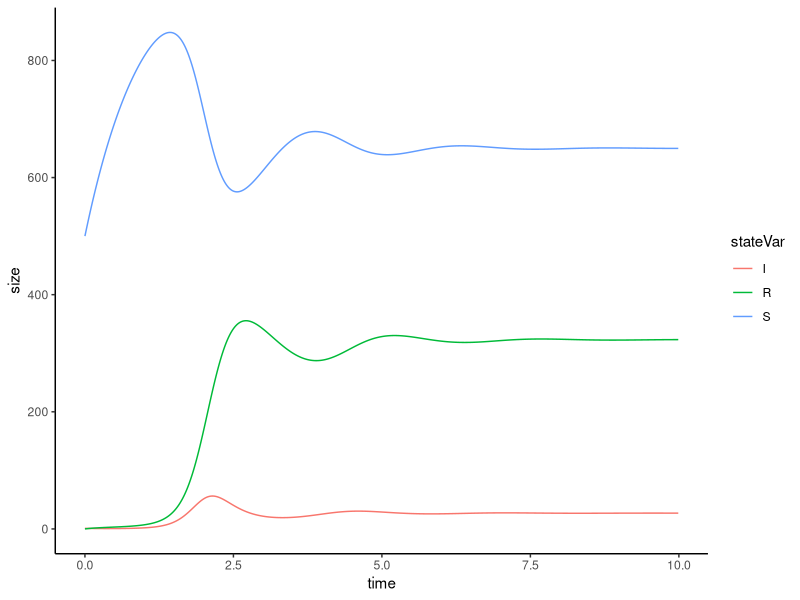
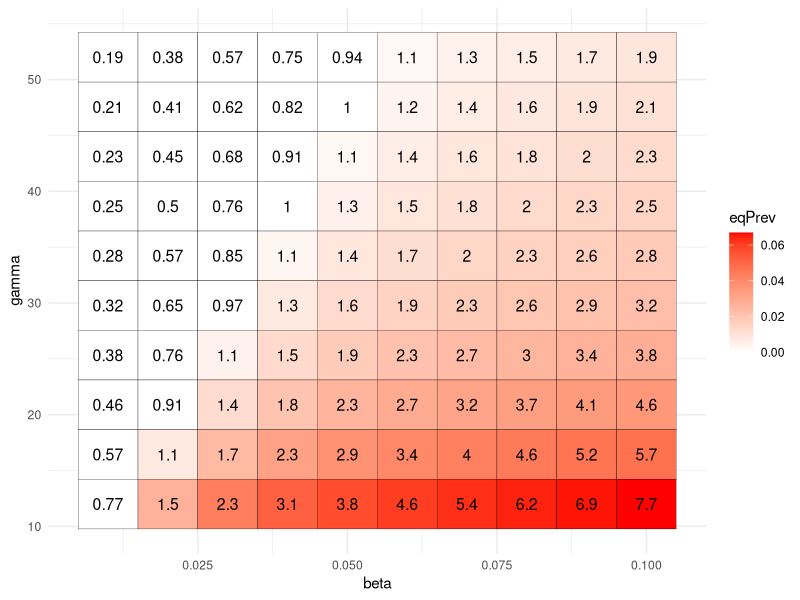

The R script that drew these images, in order:
## ---- chunk 1
knitr::opts_chunk$set(echo = TRUE)
## ---- chunk 2
library(tidyverse)
library(magrittr)
library(deSolve)
## ---- chunk 3

sirMod = function(t, y, params){
  S = y[1]
  I = y[2]
  R = y[3]
  
  
  with(as.list(params),{
    dS = lambda - mu*S - beta*S*I
    dI = beta*S*I - mu*I - gamma*I
    dR = gamma*I - mu*R 
    
    res=c(dS, dI, dR)
    list(res)
  }
  )
}

## ---- chunk 4
times  = seq(0, 10, by=1/100)
params  = c(lambda=1000.0, mu=1.0, beta=0.02, gamma=12.0)
start = c(S = 500, I = 1, R = 0)
## ---- chunk 5
R0 <- (params["beta"]*params["lambda"]/params["mu"])/(params["mu"]+params["gamma"])
## ---- chunk 6
out <- as.data.frame(ode(start, times, sirMod, params))
## ---- chunk 7
q <- out %>% pivot_longer(.,2:4,names_to="stateVar",values_to="size")
q %>% dplyr::filter(time<10) %>% ggplot(.,aes(x=time,y=size,col=stateVar))+geom_line()+theme_classic()
## ---- chunk 8
myBetas <- seq(0.01,0.1,0.01)
myGammas <- seq(52.0,12.0,length.out=10) #from 1 week to one month

eq <- tibble(beta=numeric(0),gamma=numeric(0),eqPrev=numeric(0),R0=numeric(0))

for (i in 1:length(myBetas)){
  for (j in 1:length(myGammas)){
    params["beta"] <- myBetas[i]
    params["gamma"] <- myGammas[j]
    R0 <- (params["beta"]*params["lambda"]/params["mu"])/(params["mu"]+params["gamma"])
    R0 <- unname(R0)
    R0 <- as.numeric(format(R0,digits=2))
    out2 <- as.data.frame(ode(start, times, sirMod, params))
    eqPrev <- out2 %>% slice(n()) %>% mutate(p=I/(S+I+R)) %>% pull(p)
    eq %<>% add_case(beta=myBetas[i],gamma=myGammas[j],eqPrev=eqPrev,R0=R0)
  }
}

#plot
eq %>% ggplot(.,aes(x=beta,y=gamma))+geom_tile(color="black",aes(fill=eqPrev))+scale_fill_gradient(low="white",high="red")+geom_text(aes(label=R0),color="black",size=4)+theme_minimal()
